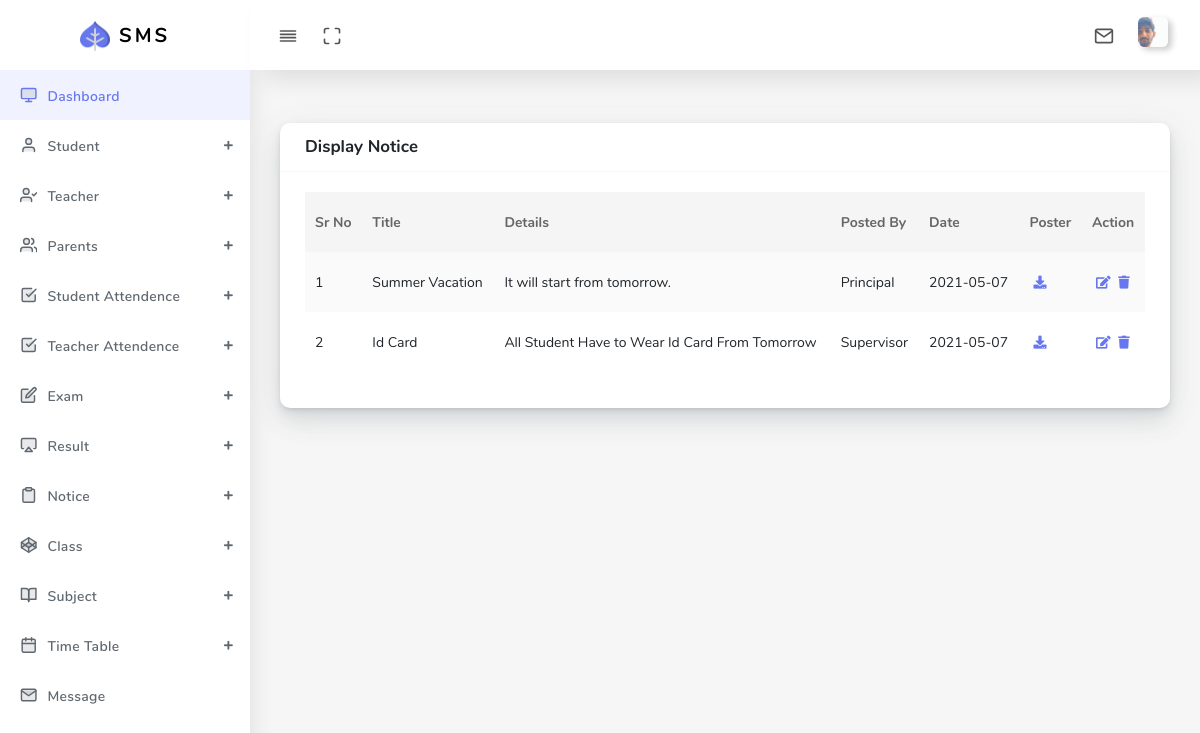
The page /Admin/display_notice_admin.php (signed in) on the database its author committed.
### tables this page shows
CREATE TABLE `notice` (
  `notice_id` int(11) NOT NULL,
  `notice_title` varchar(255) NOT NULL,
  `notice_details` varchar(255) NOT NULL,
  `notice_posted_by` varchar(255) NOT NULL,
  `notice_poster` varchar(255) NOT NULL,
  `notice_date` varchar(255) NOT NULL
);

### Admin/display_notice_admin.php (the view, shortened to what this page needs)
<!DOCTYPE html>
<html lang="en">
<head>
  <link rel="stylesheet" href="assets/css/app.min.css">
  <link rel="stylesheet" href="assets/bundles/datatables/datatables.min.css">
  <link rel="stylesheet" href="assets/bundles/datatables/DataTables-1.10.16/css/dataTables.bootstrap4.min.css">
  <link rel="stylesheet" href="assets/css/style.css">
  <link rel="stylesheet" href="assets/css/components.css">
  <link rel="stylesheet" href="assets/css/custom.css">
</head>
<body>
  <div id="app">
    <div class="main-wrapper main-wrapper-1">
      <div class="navbar-bg"></div>
      <?php include "navbar_admin.php";?>
        <?php include "sidebar_admin.php";?>
      </div>
      <div class="main-content">
        <section class="section">
          <div class="section-body">
            <div class="row">
              <div class="col-12">
                <div class="card">
                  <div class="card-header">
                    <h4>Display Notice</h4>
                  </div>
                  <div class="card-body">
                    <div class="table-responsive">
                      <table class="table table-striped table-hover" id="tableExport" style="width:100%;">
                        <thead>
                          <tr>
                          <th>Sr No</th>
                          <th>Title</th>
                          <th>Details</th>
                          <th>Posted By</th>
                          <th>Date</th>
                          <th>Poster</th>
                          <th>Action</th>
                          </tr>
                        </thead>
                        <tbody>
                        <?php
                              $displayquery="select * from  notice";
                              $result = mysqli_query($conn,$displayquery);
                              if(mysqli_num_rows($result)>0){
                               $number=1;
                                 while ($row=mysqli_fetch_array($result)) {
                          ?>
                          <tr>
                          <td><?php echo $number;?></td>
                          <td><?php echo $row['notice_title'];?></td>
                          <td><?php echo $row['notice_details']?></td>
                          <td><?php echo $row['notice_posted_by']?></td>
                          <td><?php echo $row['notice_date']?></td>
                          <td><?php echo "<a href='download_time_table_notice.php?notice=".$row['notice_poster']."'><i class='fas fa-download'></i></a>"?></td>
                          <td><?php echo "<a href='update_notice_admin.php?id=".$row['notice_id']."'><i class='fas fa-edit'></i></a>"?>
                          <?php echo "<a  href='delete_data.php?notice_id=".$row['notice_id']."'><i class='fas fa-trash'></i></a>"?></td>
                          </tr>
                          <?php $number++; }  }?>
                        </tbody>
                      </table>
                    </div>
                  </div>
                </div>
              </div>
            </div>
          </div>
        </section>
    </div>
  </div>
  <?php include "footer_admin.php";?>

### rows shown on the page
notice: notice_title "Summer Vacation", notice_details "It will start from tomorrow.", notice_posted_by "Principal", notice_date "2021-05-07"
notice: notice_title "Id Card", notice_details "All Student Have to Wear Id Card From Tomorrow", notice_posted_by "Supervisor", notice_date "2021-05-07"
